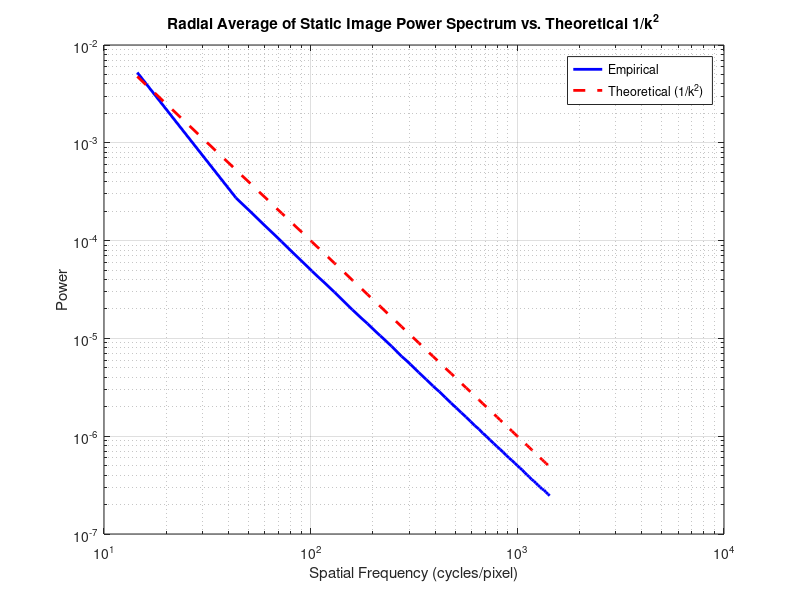
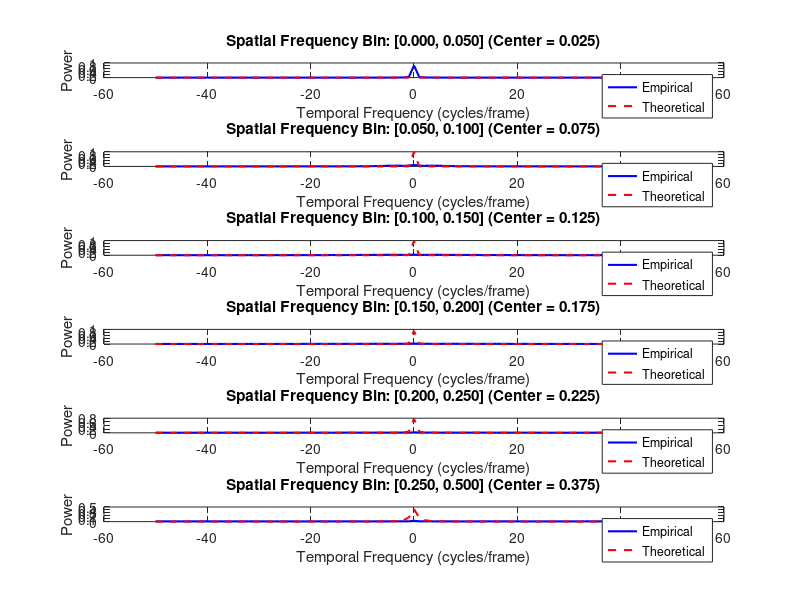

Here is the MATLAB script that generated these plots, in order: (Note: this script raises an error after producing the figures.)
%% Parameters
highRes = 2048;         % High resolution image size (assumed square)
movieSize = 256;        % Size of each movie frame (sampling window)
numFrames = 100;        % Number of movie frames
D = 1;                  % Diffusion constant (pixels^2 per frame)

%% Generate a high-resolution image with 1/f amplitude scaling
% Create frequency grid (with zero-centered frequencies)
[u, v] = meshgrid(-highRes/2:highRes/2-1, -highRes/2:highRes/2-1);
rho = sqrt(u.^2 + v.^2);
% Avoid division by zero at the DC component
rho(rho == 0) = 1;  
% For a power spectrum ~1/f^2, the amplitude spectrum scales as 1/f.
amplitude = 1 ./ rho;

% Create a random phase uniformly distributed between 0 and 2pi
phi = 2*pi*rand(highRes, highRes);

% Construct the Fourier domain representation
FT = amplitude .* exp(1i*phi);
% Optionally, set the DC component to zero (remove overall bias)
% FT(highRes/2+1, highRes/2+1) = 0;

% Inverse Fourier transform to get the spatial-domain image.
% Use ifftshift to put the zero-frequency component back in place.
imgHighRes = real(ifft2(ifftshift(FT)));

% Compute the Fourier transform and power spectrum of the static image
F_static = fftshift(fft2(imgHighRes));
P_static = abs(F_static).^2;

% Create spatial frequency grid (in cycles per pixel)
[u, v] = meshgrid(-highRes/2:highRes/2-1, -highRes/2:highRes/2-1);
rho = sqrt(u.^2 + v.^2);

% Radial binning of the power spectrum
numBins = 50;
r_max = max(rho(:));
binEdges = linspace(0, r_max, numBins+1);
binCenters = (binEdges(1:end-1) + binEdges(2:end)) / 2;
P_radial = zeros(1, numBins);

% Average the power over annular bins.
for i = 1:numBins
    mask = (rho >= binEdges(i)) & (rho < binEdges(i+1));
    if any(mask(:))
        P_radial(i) = mean(P_static(mask));
    else
        P_radial(i) = NaN;
    end
end

%% Theoretical power spectrum: natural images are expected to have a power law ~1/k^2
% Create the theoretical curve using the bin center frequencies.
P_theo = 1 ./ (binCenters.^2);
% Scale the theoretical curve to the empirical data.
% (Since the absolute scale is arbitrary, we match the maximum values.)
% scale_factor = max(P_radial(~isnan(P_radial))) / max(P_theo(~isnan(P_theo)));
% P_theo = scale_factor * P_theo;

% Plot the results on a log-log plot for clarity
figure;
loglog(binCenters, P_radial, 'b-', 'LineWidth', 2);
hold on;
loglog(binCenters, P_theo, 'r--', 'LineWidth', 2);
xlabel('Spatial Frequency (cycles/pixel)');
ylabel('Power');
legend('Empirical', 'Theoretical (1/k^2)');
title('Radial Average of Static Image Power Spectrum vs. Theoretical 1/k^2');
grid on;


%% Precompute grid for interpolation on the high-res image
[xHigh, yHigh] = meshgrid(1:highRes, 1:highRes);

% Simulate random walk for subpixel motion
% Start from the center of the high-res image
xPos = zeros(numFrames,1);
yPos = zeros(numFrames,1);
xPos(1) = highRes/2;
yPos(1) = highRes/2;

% For each subsequent frame, update the position with a Gaussian step.
for t = 2:numFrames
    dx = sqrt(2*D) * randn;
    dy = sqrt(2*D) * randn;
    xPos(t) = xPos(t-1) + dx;
    yPos(t) = yPos(t-1) + dy;
end

% Prepare grid for the movie frame sampling
% Define the local coordinate grid for the movie window.
halfWin = movieSize/2;
% Create a grid so that the window is centered; using subpixel offsets.
[xLocal, yLocal] = meshgrid(linspace(-halfWin+0.5, halfWin-0.5, movieSize), ...
                            linspace(-halfWin+0.5, halfWin-0.5, movieSize));

% Create movie frames by sampling the high-res image using interp2
frames(numFrames) = struct('rawdata', [],'cdata', [], 'colormap', []);
for t = 1:numFrames
    % Calculate the coordinates in the high-res image where the movie window is sampled.
    Xq = xPos(t) + xLocal;
    Yq = yPos(t) + yLocal;
    % Use linear interpolation; pixels falling outside the image are set to 0.
    frame = interp2(xHigh, yHigh, imgHighRes, Xq, Yq, 'linear', 0);
    % Convert to an 8-bit image for display (adjust as desired)
    frameReadyForInt8 = frame/max(frame(:));
    frames(t).rawdata = frame;
    frames(t).cdata = im2uint8(frameReadyForInt8);
    frames(t).colormap = colormap('default');
end

%% Play the movie
figure;
movie(gcf, frames, 1, 10);  % Play once at 10 frames per second

%% Optionally, write the movie to a video file
% Uncomment the following section to save the movie as an .avi file.
%{
v = VideoWriter('subpixelRandomWalk.avi');
v.FrameRate = 10;
open(v);
for t = 1:numFrames
    writeVideo(v, frames(t).cdata);
end
close(v);
%}




%% Parameters & Data Setup
% (Assumes 'frames' from the previous movie-generation code is in your workspace)
movieSize = size(frames(1).rawdata, 1);  % e.g., 256
numFrames = length(frames);            % e.g., 100

% Convert movie frames (stored as 8-bit images) into a 3D double array
movieData = zeros(movieSize, movieSize, numFrames);
for t = 1:numFrames
    % Normalize to [0,1]
    movieData(:,:,t) = double(frames(t).rawdata);
end

%% Compute 3D FFT and Empirical Spatiotemporal Power Spectrum
% Normalize by the total number of samples to get the correct amplitude
N_total = movieSize * movieSize * numFrames;
F = fftshift(fftn(movieData)) / N_total;
P_emp = abs(F).^2;

%% Frequency Axes
% Spatial frequency axis (cycles per pixel). We assume pixel spacing = 1.
fx = (-movieSize/2:movieSize/2-1) / movieSize;
fy = fx;
[FX, FY] = meshgrid(fx, fy);
fr = sqrt(FX.^2 + FY.^2);  % Radial spatial frequency (cycles per pixel)

% Temporal frequency axis (cycles per frame)
ft = (-numFrames/2:numFrames/2-1) ;


% Create 2D spatial frequency grid for one time slice.
[FX_2, FY_2] = meshgrid(fx, fy);
% Replicate the spatial grids along the temporal dimension.
FX_3 = repmat(FX_2, [1, 1, numFrames]);
FY_3 = repmat(FY_2, [1, 1, numFrames]);

% Replicate the temporal frequency axis across the spatial dimensions.
FT_3 = reshape(ft, [1, 1, numFrames]);
FT_3 = repmat(FT_3, [movieSize, movieSize, 1]);

% Compute the radial spatial frequency for each point in the 3D grid.
F_rad = sqrt(FX_3.^2 + FY_3.^2);

% Empirical Temporal Spectrum for Spatial Frequency Bins
% Average the spatiotemporal power over annular bins in spatial frequency.
% Define spatial frequency bin edges (in cycles/pixel)
binEdges = [0, 0.05, 0.1, 0.15, 0.2, 0.25, 0.5];
binCenters = (binEdges(1:end-1) + binEdges(2:end)) / 2;
numBins = length(binCenters);

% Preallocate: rows = spatial frequency bin, columns = temporal frequency samples
P_emp_temp = zeros(numBins, numFrames);

% For each bin, average the power (over spatial indices) for every temporal frequency slice.
for bt = 1:numBins
    % Create a mask selecting spatial frequencies in the current bin.
    mask = (fr >= binEdges(bt)) & (fr < binEdges(bt+1));
    for it = 1:numFrames
        slice = P_emp(:,:,it);
        if any(mask(:))
            P_emp_temp(bt, it) = mean(slice(mask));
        end
    end
end

%% --- 3D Theoretical Spectrum ---

% Compute the theoretical 3D spatiotemporal power spectrum.
% Using the formula:
%   P_theo(f, ft) = 2D / [ (2π f_t)^2 + (D*(2π f)^2)^2 ]
P_theo = 2*D ./ ( (2*pi*FT_3).^2 + (D*(2*pi*F_rad).^2).^2 );

% --- Binning the Theoretical Spectrum ---

% Preallocate binned theoretical temporal spectra.
P_theo_temp = zeros(numBins, numFrames);

% For each annular spatial frequency bin, average the theoretical power over the
% spatial dimensions for each temporal frequency slice.
for bt = 1:numBins
    % Create a mask selecting spatial frequencies in the current bin.
    mask = (fr >= binEdges(bt)) & (fr < binEdges(bt+1));
    for it = 1:numFrames
        slice = P_theo(:,:,it);
        if any(mask(:))
            P_theo_temp(bt, it) = mean(slice(mask));
        end
    end
end

%% --- (Optional) Rescale Theoretical Spectrum ---
% As the theoretical derivation is only defined up to a multiplicative constant,
% you might want to match one of the bins (for example, the first) to the empirical data.
 % alpha = max(P_emp_temp(1,:)) / max(P_theo_temp(1,:));
 % P_theo_temp = alpha * P_theo_temp;

%% --- Plotting: Compare Empirical and 3D Theoretical Temporal Spectra ---

figure;
for bt = 1:numBins
    subplot(numBins, 1, bt);
    plot(ft, P_emp_temp(bt, :)./sum(P_emp_temp(bt, :)), 'b', 'LineWidth', 1.5); hold on;
    plot(ft, P_theo_temp(bt, :)./sum(P_theo_temp(bt, :)), 'r--', 'LineWidth', 1.5);
    xlabel('Temporal Frequency (cycles/frame)');
    ylabel('Power');
    title(sprintf('Spatial Frequency Bin: [%.3f, %.3f] (Center = %.3f)', ...
          binEdges(bt), binEdges(bt+1), binCenters(bt)));
    legend('Empirical', 'Theoretical');
end
sgtitle('Comparison of Empirical vs. 3D Theoretical Temporal Power Spectra');